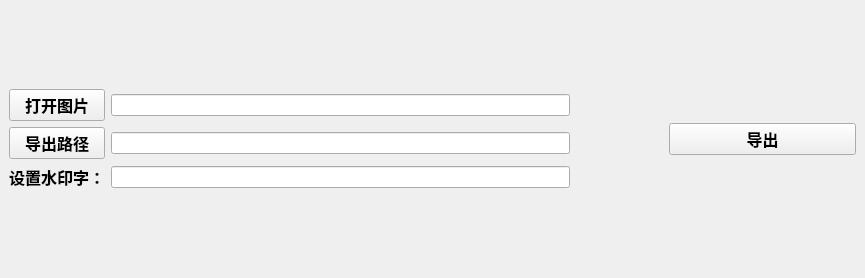
<?xml version="1.0" encoding="UTF-8"?>
<ui version="4.0">
 <class>mainWindow</class>
 <widget class="QMainWindow" name="mainWindow">
  <property name="geometry">
   <rect>
    <x>0</x>
    <y>0</y>
    <width>865</width>
    <height>278</height>
   </rect>
  </property>
  <property name="windowTitle">
   <string>图片加水印  --made by lzh--1.0.0</string>
  </property>
  <widget class="QWidget" name="centralwidget">
   <layout class="QVBoxLayout" name="verticalLayout">
    <item>
     <layout class="QGridLayout" name="gridLayout_2" columnstretch="6,1,2">
      <item row="0" column="0">
       <layout class="QGridLayout" name="gridLayout" columnstretch="0,0" columnminimumwidth="0,0">
        <item row="0" column="0">
         <widget class="QPushButton" name="pushButton_open">
          <property name="font">
           <font>
            <family>微软雅黑</family>
            <pointsize>12</pointsize>
            <weight>75</weight>
            <bold>true</bold>
           </font>
          </property>
          <property name="text">
           <string>打开图片</string>
          </property>
         </widget>
        </item>
        <item row="0" column="1">
         <widget class="QLineEdit" name="lineEdit_pic"/>
        </item>
        <item row="1" column="0">
         <widget class="QPushButton" name="pushButton_outpath">
          <property name="font">
           <font>
            <family>微软雅黑</family>
            <pointsize>12</pointsize>
            <weight>75</weight>
            <bold>true</bold>
           </font>
          </property>
          <property name="text">
           <string>导出路径</string>
          </property>
         </widget>
        </item>
        <item row="1" column="1">
         <widget class="QLineEdit" name="lineEdit_outpath"/>
        </item>
        <item row="2" column="0">
         <widget class="QLabel" name="label_font">
          <property name="font">
           <font>
            <family>微软雅黑</family>
            <pointsize>12</pointsize>
            <weight>75</weight>
            <bold>true</bold>
           </font>
          </property>
          <property name="layoutDirection">
           <enum>Qt::LeftToRight</enum>
          </property>
          <property name="text">
           <string>设置水印字：</string>
          </property>
         </widget>
        </item>
        <item row="2" column="1">
         <widget class="QLineEdit" name="lineEdit_font"/>
        </item>
       </layout>
      </item>
      <item row="0" column="1">
       <spacer name="horizontalSpacer_2">
        <property name="orientation">
         <enum>Qt::Horizontal</enum>
        </property>
        <property name="sizeHint" stdset="0">
         <size>
          <width>284</width>
          <height>18</height>
         </size>
        </property>
       </spacer>
      </item>
      <item row="0" column="2">
       <widget class="QPushButton" name="pushButton_output">
        <property name="font">
         <font>
          <family>微软雅黑</family>
          <pointsize>12</pointsize>
          <weight>75</weight>
          <bold>true</bold>
         </font>
        </property>
        <property name="text">
         <string>导出</string>
        </property>
       </widget>
      </item>
     </layout>
    </item>
   </layout>
  </widget>
 </widget>
 <resources/>
 <connections>
  <connection>
   <sender>pushButton_open</sender>
   <signal>clicked()</signal>
   <receiver>lineEdit_pic</receiver>
   <slot>close()</slot>
   <hints>
    <hint type="sourcelabel">
     <x>66</x>
     <y>48</y>
    </hint>
    <hint type="destinationlabel">
     <x>280</x>
     <y>48</y>
    </hint>
   </hints>
  </connection>
 </connections>
</ui>
